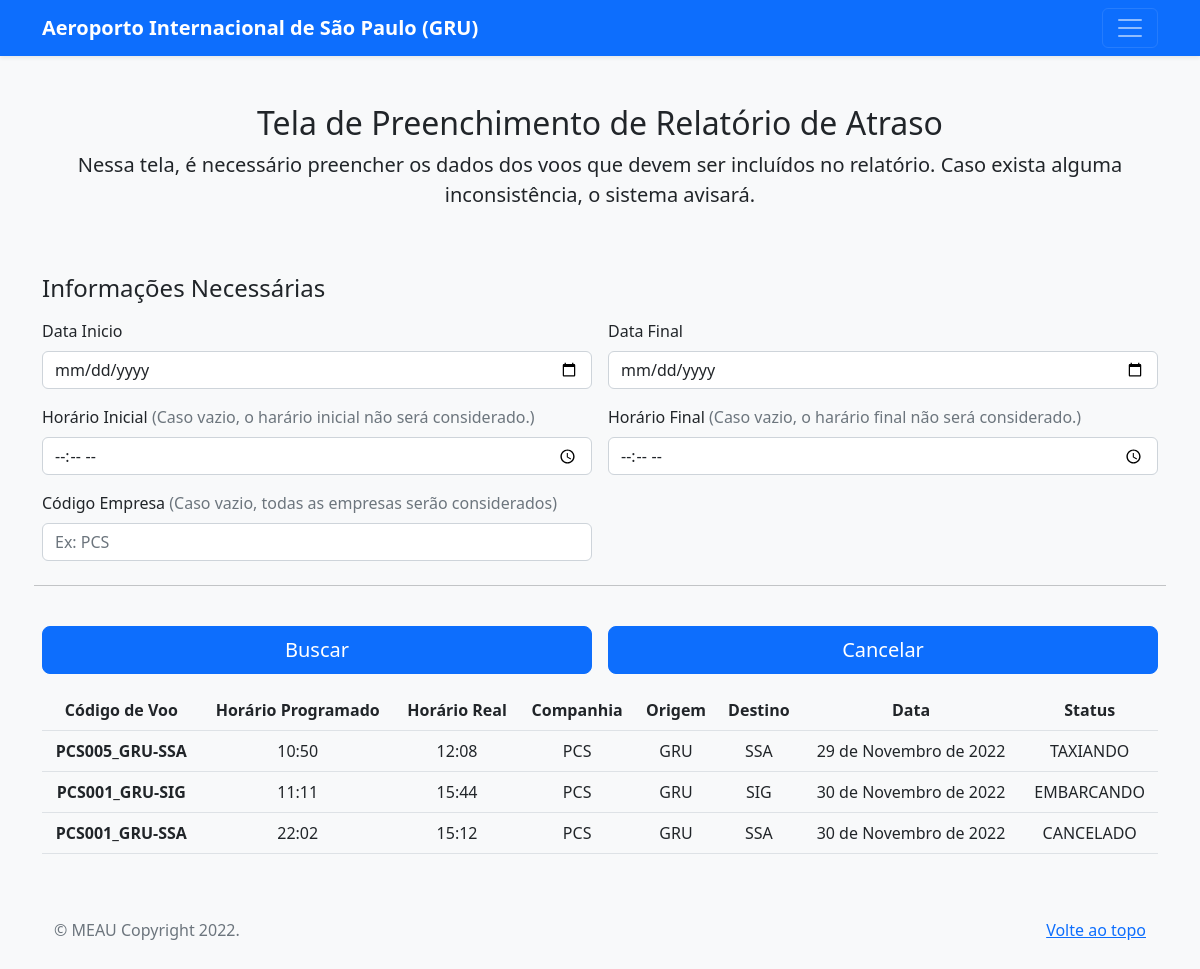
/preenchimentoPeriodo/, run on an earlier commit of the app's database.
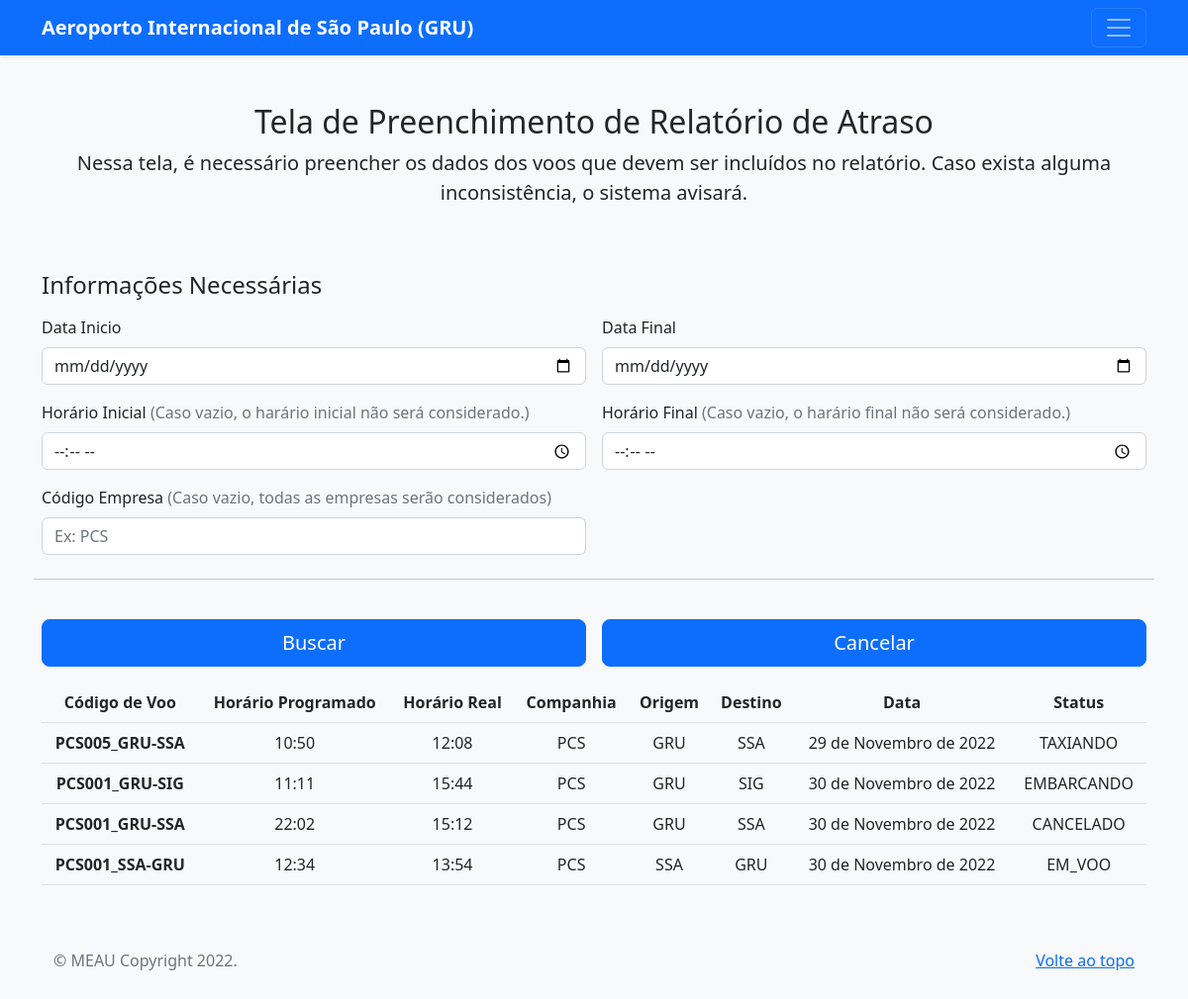
And on a later commit of the database.
### book/models.py (models this page shows, shortened)
class Historico(models.Model):
    class Status(models.TextChoices):
            PREVISTO = 'PREVISTO'
            EMBARCANDO = 'EMBARCANDO'
            CANCELADO = 'CANCELADO'
            PROGRAMADO = 'PROGRAMADO'
            TAXIANDO = 'TAXIANDO'
            PRONTO = 'PRONTO'
            AUTORIZADO = 'AUTORIZADO'
            EM_VOO = 'EM_VOO'
            ATERRISSADO = 'ATERRISSADO'
    id = models.AutoField(primary_key=True)
    voo  = models.ForeignKey(Voo, on_delete=models.CASCADE)
    data = models.DateField()
    horarioReal = models.TimeField()
    status = models.CharField(choices=Status.choices, max_length=30)
    class Meta:
        db_table = 'historico'

class Voo(models.Model):
    id = models.AutoField(primary_key=True)
    codigoVoo = models.CharField(max_length=14, unique=True)
    companhia = models.CharField(max_length=20)
    origem = models.CharField(max_length=30)
    destino = models.CharField(max_length=30)
    horarioProgramado = models.TimeField()
    class Meta:
        db_table = 'voo'

### book/views.py (the view, shortened to what this page needs)
# urls.py: path('preenchimentoPeriodo/', views.preenchimentoPeriodo, name='periodo'),
def preenchimentoPeriodo(request):
    periodos = Historico.objects.select_related("voo")
    periodos = periodos.filter(data__isnull=False)
    return render(request, "preenchimentoPeriodo.html", {'periodos': periodos})

### template/preenchimentoPeriodo.html (shortened to what the changed rows need)
<!doctype html>
<html lang="pt-br">
<head>
    <link href="../static/css/bootstrap.min.css" rel="stylesheet">
    <link href="../static/js/form-validation.js" rel="stylesheet">
</head>
<body class="bg-light">
    <div class="container">
        <main>
            <div class="py-5 text-center">
                <h2>Tela de Preenchimento de Relatório de Atraso</h2>
            </div>
            <div>
                <div>
                    <form action={% url 'periodo' %} method="POST" class="needs-validation">
                        <table class="table text-center">
                            <tr>
                                <th scope="col">Código de Voo</th>
                                <th scope="col">Horário Programado</th>
                                <th scope="col">Horário Real</th>
                                <th scope="col">Companhia</th>
                                <th scope="col">Origem</th>
                                <th scope="col">Destino</th>
                                <th scope="col">Data</th>
                                <th scope="col">Status</th>
                            </tr>
                            {% for x in periodos %}
                            <tr class="center-text">
                                <th scope="row">{{ x.voo.codigoVoo }}</th>
                                <td>{{ x.voo.horarioProgramado }}</td>
                                <td>{{ x.horarioReal }}</td>
                                <td>{{ x.voo.companhia }}</td>
                                <td>{{ x.voo.origem }}</td>
                                <td>{{ x.voo.destino }}</td>
                                <td>{{ x.data }}</td>
                                <td>{{ x.status }}</td>
                            </tr>
                            {% endfor %}
                        </table>
                    </form>
                </div>
            </div>
        </main>
    </div>
</body>
</html>

What changed in the data, as far as the page shows it:
now on this page (row edited): Historico: voo.codigoVoo "PCS001_SSA-GRU", voo.horarioProgramado "12:34", horarioReal "13:54", voo.companhia "PCS", voo.origem "SSA", voo.destino "GRU", data "30 de Novembro de 2022", status "EM_VOO"
